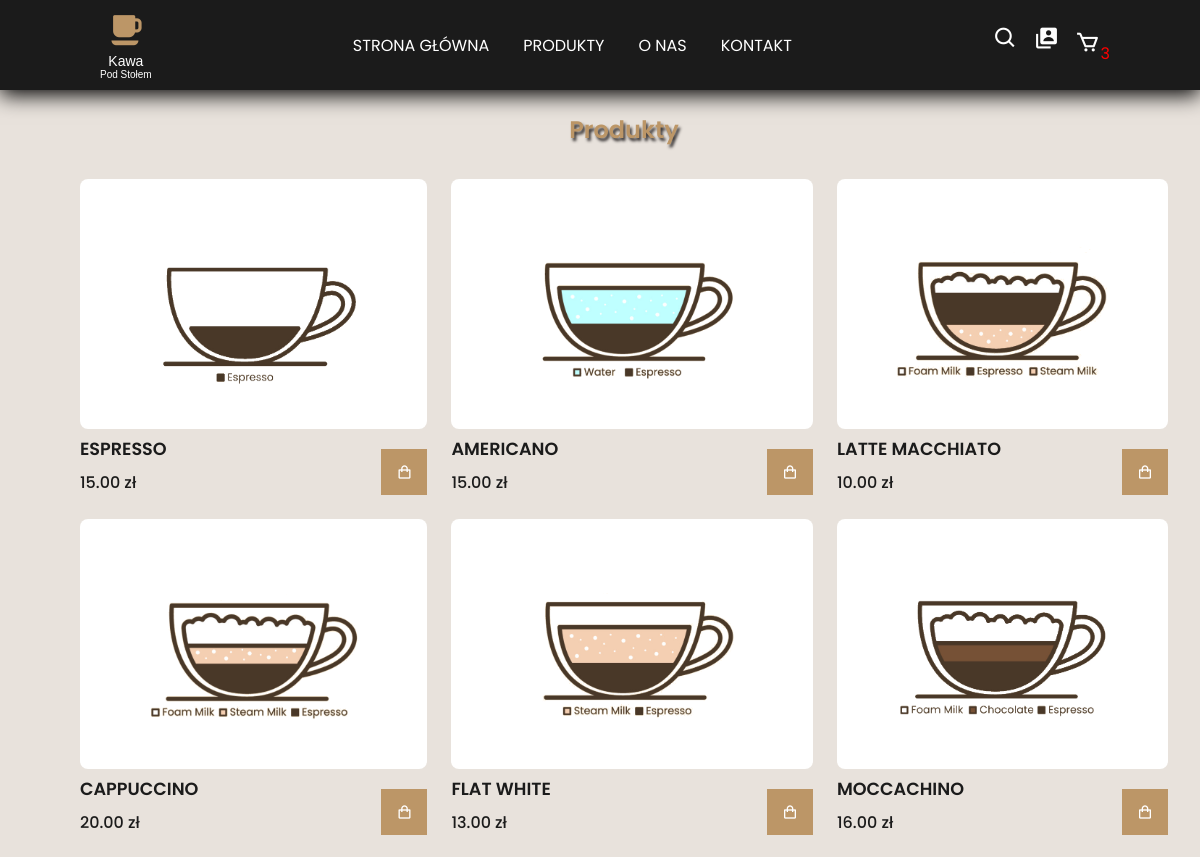
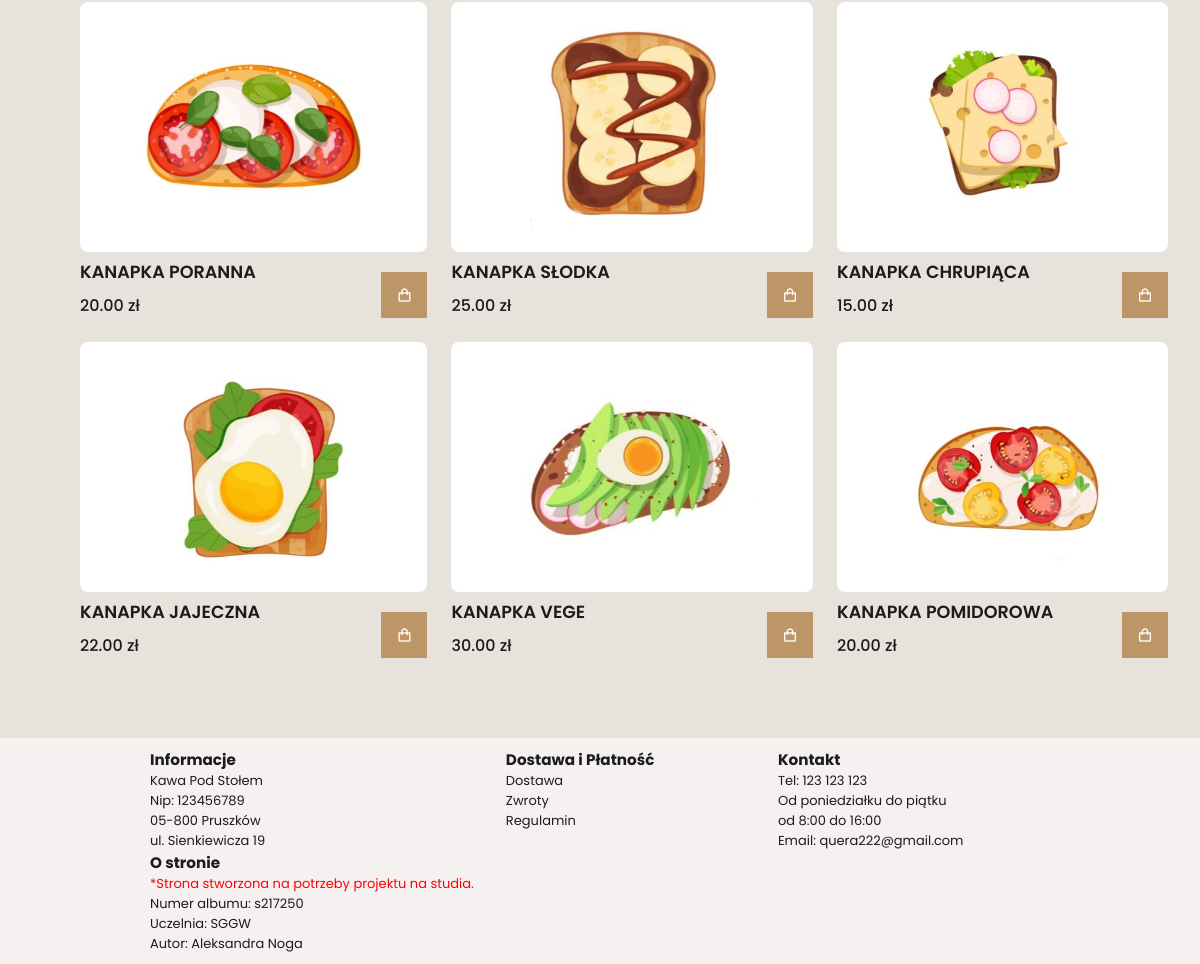
/products.php, run on the app's committed database (2 pictures, top to bottom).
### tables this page shows
CREATE TABLE `produkty` (
  `id_produktu` int(11) NOT NULL,
  `nazwa` varchar(100) DEFAULT NULL,
  `cena` decimal(10,2) DEFAULT NULL,
  `img` varchar(50) DEFAULT NULL
);

### products.php (the view, shortened to what this page needs)
<!DOCTYPE html>
<html lang="pl">
<head>
    <link rel="stylesheet" href="menu&footer.css">
    <link rel="stylesheet" href="products.css">
        <link
        rel="stylesheet"
        href="https://unpkg.com/boxicons@2.1.4/css/boxicons.min.css"
      />
</head>
<body>
    <header>
        <div class="logo-container">
          <i class='bx bxs-coffee-alt' ></i>
          <p class="p-logo1">Kawa</p>
          <p class="p-logo2">Pod Stołem</p>
        </div>
        <ul class="nav">
          <li><a href="index.php">Strona Główna</a></li>
          <li><a href="products.php">Produkty</a></li>
          <li><a href="about.php">O nas</a></li>
          <li><a href="contact.php">Kontakt</a></li>
        </ul>
        <div class="header-icon">
          <i class="bx bx-search bx-icons" id="search-icon"></i>
          <i class="bx bxs-user-account bx-icons"></i>
          <div id="cart-icon">
            <i class="bx bx-cart bx-icons" id="cart-icon-with-count"></i>
            <span class="cart-count"></span>
          </div>
        </div>
      </header>
      <section class="products-container">
       <h2 class="products-title">Produkty</h2>
       <?php
        include ('connect.php');
       ?>
       <div class="shop-content">
       <?php
            $select_query = "Select * from Produkty";
            $result_query = mysqli_query($con, $select_query);
            while($row=mysqli_fetch_assoc($result_query)){
              $product_title = $row['nazwa'];
              $product_price = $row['cena'];
              $product_img = $row['img'];
              $product_id = $row['id_produktu'];
              echo "
                  <div class='product-box'>
                    <img src= './Img/$product_img' class='product-img'>
                    <h2 class='product-title'>$product_title</h2>
                    <span class='price'>$product_price zł</span>
                    <i class='bx bx-shopping-bag add-cart' data-title='$product_title' data-price='$product_price' data-img='$product_img' data-id='$product_id'></i>
                    </div>";
            }
        ?>
       </div>
      </section>
      <footer>
        <div class="footer-info">
          <h3>Informacje</h3>
          <ul>
            <li>Kawa Pod Stołem</li>
            <li>Nip: 123456789</li>
            <li>05-800 Pruszków</li>
            <li>ul. Sienkiewicza 19</li>
          </ul>
        </div>
        <div class="footer-deliver">
          <h3>Dostawa i Płatność</h3>
          <ul>
            <li>Dostawa</li>
            <li>Zwroty</li>
            <li>Regulamin</li>
          </ul>
        </div>
        <div class="footer-kontakt">
          <h3>Kontakt</h3>
          <ul>
            <li>Tel: 123 123 123</li>
            <li>Od poniedziałku do piątku</li>
            <li>od 8:00 do 16:00</li>
            <li>Email: quera222@gmail.com</li>
          </ul>
        </div>
        <div class="footer-autor">
          <h3>O stronie</h3>
          <ul>
          <li style="color:red;">*Strona stworzona na potrzeby projektu na studia.</li>
            <li> Numer albumu: s217250</li>
            <li> Uczelnia: SGGW </li>
            <li>Autor: Aleksandra Noga</li>
          </ul>
        </div>
      </footer>
</body>
</html>

### menu&footer.css (style rules this page uses)
* { font-family: "Poppins", sans-serif; margin: 0; padding: 0; list-style: none; text-decoration: none; }
html { height: 100%; }
:root { --main-color: #bc9667; --second-color: #edeae3; --text-color: #1b1b1b; --bg-color: #fff; --box-shadow: 0 5px 20px rgb(0, 0, 0); }
body { background-color: var(--bg-color); color: var(--text-color); width: 100%; min-height: 100%; margin: 0; display: flex; flex-direction: column; }
img { width: 100%; }
header { position: fixed; width: 100%; z-index: 10000; display: flex; align-items: center; justify-content: space-between; background: var(--text-color); box-shadow: var(--box-shadow); right: 0; padding: 10px 0px; }
.nav { display: flex; }
.nav a { padding: 8px 17px; color: var(--bg-color); text-transform: uppercase; }
footer { margin-top: auto; background-color: rgb(245, 241, 241); display: grid; grid-template-columns: repeat(auto-fit, minmax(240px,auto)); padding: 10px 150px; font-size: small; }
.header-icon { font-size: 25px; color: var(--bg-color); padding-right: 100px; display: flex; column-gap: 1rem; }
.header-icon .bx-icons { color: var(--bg-color); cursor: pointer; }
.logo-container { padding-left: 100px; color: var(--bg-color); text-align: center; }
.bxs-coffee-alt { color: var(--main-color); font-size: 38px; }
.p-logo1 { font-family: Oranienbaum, sans-serif; font-size: 14px; }
.p-logo2 { font-family: Oranienbaum, sans-serif; font-size: 10px; }

### products.css (style rules this page uses)
:root { --main-color: #bc9667; --second-color: #edeae3; --text-color: #1b1b1b; --bg-color: #fff; --box-shadow: 0 5px 20px rgb(0, 0, 0); }
body { background-color: #e1d9d1bf; }
.products-container { padding: 7rem 0 3rem 3rem; }
.products-title { font-size: 1.5rem; font-weight: 600; text-align: center; color: var(--main-color); text-shadow: 2px 3px 3px rgb(56, 52, 52); }
.shop-content { display: grid; grid-template-columns: repeat(auto-fit, minmax(17rem, auto)); gap: 1.5rem; margin: 2rem; }
.product-img { box-sizing: border-box; width: 100%; height: 250px; border-radius: 0.5rem; object-fit: contain; object-position: center; padding: 20px; background-color: white; }
.product-box { position: relative; }
.product-title { font-size: 1.1rem; font-weight: 600; text-transform: uppercase; margin-bottom: 0.5rem; }
.price { font-weight: 500; }
.add-cart { position: absolute; bottom: 0; right: 0; background: var(--main-color); color: var(--bg-color); padding: 15px; cursor: pointer; }
#cart-icon { position: relative; }
.cart-count { position: absolute; color: red; font-size: 1rem; bottom: -2px; right: -10px; }

### data on the page
produkty: img (picture), nazwa "ESPRESSO", cena "15.00"
produkty: img (picture), nazwa "AMERICANO", cena "15.00"
produkty: img (picture), nazwa "LATTE MACCHIATO", cena "10.00"
produkty: img (picture), nazwa "CAPPUCCINO", cena "20.00"
produkty: img (picture), nazwa "FLAT WHITE", cena "13.00"
produkty: img (picture), nazwa "MOCCACHINO", cena "16.00"
produkty: img (picture), nazwa "KANAPKA PORANNA", cena "20.00"
produkty: img (picture), nazwa "KANAPKA SŁODKA", cena "25.00"
produkty: img (picture), nazwa "KANAPKA CHRUPIĄCA", cena "15.00"
produkty: img (picture), nazwa "KANAPKA JAJECZNA", cena "22.00"
produkty: img (picture), nazwa "KANAPKA VEGE", cena "30.00"
produkty: img (picture), nazwa "KANAPKA POMIDOROWA", cena "20.00"
